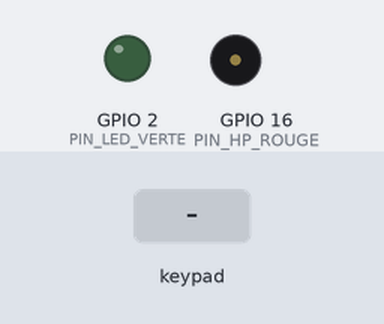
Recording of a sketch running on a simulated ESP8266 (NodeMCU). Shown: output pins drawn as LEDs (lit = HIGH), buzzer (waves = sounding). The test bench sets the inputs (shaded band). WiFi joins after 1.5 s; servers stay silent unless stated; no MQTT or app messages arrive unless stated; not simulated (calls return 0 or success): secrets.h; names the files do not define were given values by the test bench: MQTT_PORT = 1883; what the sketch prints to the serial monitor is not drawn.

Above: at 3.2 s.
3.3 s: key '1' pressed
6.3 s: keypad keys 3 5 4 0 # pressed 0.4 s apart
At 6.8 s:
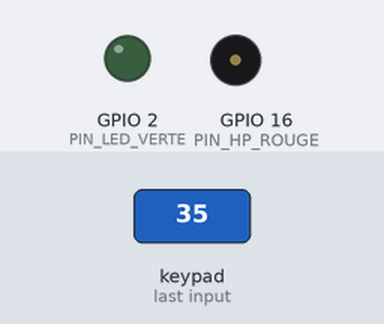
9.8 s: key '2' pressed
12.8 s: key '#' pressed
14.3 s: keypad keys 3 5 4 0 pressed 0.4 s apart
18.9 s: keypad keys 3 5 4 0 D pressed 0.4 s apart
At 19.57 s:
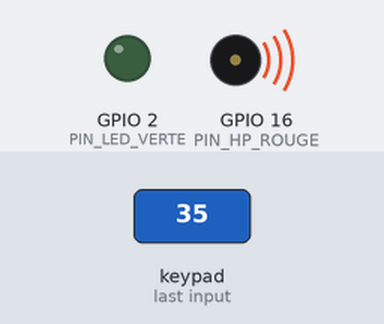
Timing chart, 0 to 23.4 s (numbered marks = the images above; inputs shaded):
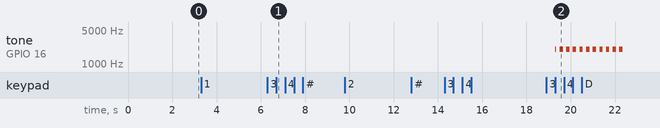

Measured:
- after the input at 3.3 s, every drawn part: stays the same
- after the input at 6.3 s, tone on GPIO 16 (PIN_HP_ROUGE): stops changing and stays silent
- after the input at 9.8 s, every drawn part: stays the same
- after the input at 12.8 s, every drawn part: stays the same
- after the input at 14.3 s, every drawn part: stays the same

The sketch:

passwordETbuzzer.ino
```cpp
#include <ESP8266WiFi.h>
#include <PubSubClient.h>
#include <Keypad.h>
#include "secrets.h"

// --- Topics MQTT autorisés par l'ACL ---
const char* TOPIC_STATUS   = "esp/esp-digicode/status";
const char* TOPIC_ACCES    = "esp/esp-digicode/digicode/acces";
const char* TOPIC_CONSIGNE = "sentinel/consigne/esp-digicode";

String clientIdStr = "esp-digicode-";

WiFiClient espClient;
PubSubClient mqttClient(espClient);

// --- Configuration des sorties ---
#define PIN_LED_VERTE 2  // D4 = GPIO2
#define PIN_HP_ROUGE  16 // D0 = GPIO16

// --- Configuration Clavier 4x4 ---
const byte ROWS = 4;
const byte COLS = 4;

char keys[ROWS][COLS] = {
  {'1', '2', '3', 'A'},
  {'4', '5', '6', 'B'},
  {'7', '8', '9', 'C'},
  {'*', '0', '#', 'D'}
};

byte rowPins[ROWS] = {3, 5, 4, 0};     // RX (GPIO3), D1, D2, D3
byte colPins[COLS] = {14, 12, 13, 15}; // D5, D6, D7, D8

Keypad keypad = Keypad(makeKeymap(keys), rowPins, colPins, ROWS, COLS);

// --- État de la consigne dynamique ---
String consignePersonne = "";
String consigneCode = "";
unsigned long consigneEcheance = 0;
bool consigneActive = false;

// --- Saisie digicode ---
String saisieUtilisateur = "";
unsigned long debutChrono = 0;
const unsigned long DELAI_MAX = 5000;

// --- Sécurité tentatives & blocage ---
byte echecsConsecutifs = 0;
unsigned long finBlocageClavier = 0;
const unsigned long DUREE_BLOCAGE = 30000; // 30 secondes après 3 échecs

// --- Timers et alertes sonores/lumineuses ---
unsigned long timerLedVerte = 0;
unsigned long timerAlerte = 0;
const unsigned long DUREE_ACCES = 3000;
const unsigned long DUREE_ALERTE = 2000;
bool alerteEnCours = false;
const unsigned int FREQUENCE_ALARME = 2000;

// --- Reconnexion MQTT non bloquante ---
unsigned long precedentMillisMQTT = 0;
const unsigned long INTERVALLE_RECONNEXION_MQTT = 5000;

void effacerConsigne() {
  consignePersonne = "";
  consigneCode = "";
  consigneEcheance = 0;
  consigneActive = false;
}

void reinitialiserSaisie() {
  saisieUtilisateur = "";
  debutChrono = 0;
}

void declencherAlerte(unsigned long depart, const String& raison) {
  alerteEnCours = true;
  timerAlerte = depart;
  digitalWrite(PIN_LED_VERTE, LOW);

  echecsConsecutifs++;
  if (echecsConsecutifs >= 3) {
    finBlocageClavier = depart + DUREE_BLOCAGE;
    echecsConsecutifs = 0;
    Serial.println(">>> 3 echecs : clavier bloque pour 30 s <<<");
  }

  if (mqttClient.connected()) {
    String payload = "REFUSE " + raison;
    mqttClient.publish(TOPIC_ACCES, payload.c_str());
  }
  Serial.print(">>> ACCES REFUSE : ");
  Serial.println(raison);
}

void arreterAlerte() {
  alerteEnCours = false;
  noTone(PIN_HP_ROUGE);
  pinMode(PIN_HP_ROUGE, OUTPUT);
  digitalWrite(PIN_HP_ROUGE, LOW);
}

void callbackMQTT(char* topic, byte* payload, unsigned int length) {
  if (String(topic) != TOPIC_CONSIGNE) return;

  String message = "";
  for (unsigned int i = 0; i < length; i++) {
    message += (char)payload[i];
  }

  // Format : "<validité_s>|<personne>|<code>"
  int sep1 = message.indexOf('|');
  if (sep1 == -1) return;

  unsigned long validiteSec = message.substring(0, sep1).toInt();
  if (validiteSec == 0) {
    effacerConsigne();
    Serial.println("[MQTT] Consigne effacee.");
    return;
  }

  int sep2 = message.indexOf('|', sep1 + 1);
  if (sep2 == -1) return;

  consignePersonne = message.substring(sep1 + 1, sep2);
  consigneCode     = message.substring(sep2 + 1);
  consigneEcheance = millis() + (validiteSec * 1000);
  consigneActive   = true;

  Serial.print("[MQTT] Nouvelle consigne recue pour : ");
  Serial.println(consignePersonne);
}

void setupWiFi() {
  delay(100);
  WiFi.disconnect(true);
  delay(200);

  WiFi.mode(WIFI_STA);
  WiFi.setSleepMode(WIFI_NONE_SLEEP);
  WiFi.begin(WIFI_SSID, WIFI_PASSWORD);

  while (WiFi.status() != WL_CONNECTED) {
    delay(500);
    Serial.print(".");
  }

  Serial.println("\nWiFi connecte !");
  clientIdStr += WiFi.macAddress().substring(12, 14) + WiFi.macAddress().substring(15, 17);
}

void reconnectMQTT() {
  if (!mqttClient.connected()) {
    Serial.print("Connexion MQTT sous [");
    Serial.print(clientIdStr);
    Serial.print("]... ");

    // Last Will QoS 1 retenu vers topic status
    if (mqttClient.connect(clientIdStr.c_str(), MQTT_USER, MQTT_PASSWORD,
                           TOPIC_STATUS, 1, true, "offline")) {
      Serial.println("connecte !");
      mqttClient.publish(TOPIC_STATUS, "online", true);
      mqttClient.subscribe(TOPIC_CONSIGNE, 1);
    } else {
      Serial.print("echec, rc=");
      Serial.println(mqttClient.state());
    }
  }
}

void setup() {
  pinMode(PIN_LED_VERTE, OUTPUT);
  digitalWrite(PIN_LED_VERTE, LOW);

  pinMode(PIN_HP_ROUGE, OUTPUT);
  digitalWrite(PIN_HP_ROUGE, LOW);
  noTone(PIN_HP_ROUGE);

  Serial.begin(115200, SERIAL_8N1, SERIAL_TX_ONLY);
  delay(200);

  setupWiFi();
  mqttClient.setServer(MQTT_HOST, MQTT_PORT);
  mqttClient.setCallback(callbackMQTT);
  mqttClient.setKeepAlive(30);
}

void loop() {
  unsigned long actuelMillis = millis();

  // Maintien MQTT non bloquant
  if (!mqttClient.connected()) {
    if (actuelMillis - precedentMillisMQTT >= INTERVALLE_RECONNEXION_MQTT) {
      precedentMillisMQTT = actuelMillis;
      reconnectMQTT();
    }
  } else {
    mqttClient.loop();
  }

  // Expiration automatique de la consigne
  if (consigneActive && (actuelMillis >= consigneEcheance)) {
    effacerConsigne();
    Serial.println("Consigne expiree temporellement.");
  }

  // 1. Lecture Clavier (verrouille si 3 echecs)
  if (actuelMillis < finBlocageClavier) {
    keypad.getKey(); // Vide le tampon pendant la pénalité
  } else {
    char key = keypad.getKey();

    if (key) {
      if (saisieUtilisateur.length() == 0 && key != '#' && key != 'D') {
        debutChrono = actuelMillis;
      }

      if (key == '#') {
        reinitialiserSaisie();
        digitalWrite(PIN_LED_VERTE, LOW);
        arreterAlerte();
      }
      else if (key == 'D') {
        if (saisieUtilisateur.length() > 0) {
          if (!consigneActive) {
            declencherAlerte(actuelMillis, "aucun visage reconnu");
          }
          else if (saisieUtilisateur == consigneCode) {
            arreterAlerte();
            echecsConsecutifs = 0;
            digitalWrite(PIN_LED_VERTE, HIGH);
            timerLedVerte = actuelMillis;

            String payload = "ACCORDE " + consignePersonne;
            if (mqttClient.connected()) {
              mqttClient.publish(TOPIC_ACCES, payload.c_str());
            }
            Serial.print(">>> ACCES ACCORDE A : ");
            Serial.println(consignePersonne);

            effacerConsigne(); // Usage unique
          }
          else {
            declencherAlerte(actuelMillis, "mauvais code pour " + consignePersonne);
          }
        }
        reinitialiserSaisie();
      }
      else {
        saisieUtilisateur += key;
      }
    }
  }

  // 2. Timeout de saisie (5 s)
  if (debutChrono > 0 && (actuelMillis - debutChrono > DELAI_MAX)) {
    declencherAlerte(actuelMillis, "delai depasse");
    reinitialiserSaisie();
  }

  // 3. Gestion sonore de l'alarme
  if (alerteEnCours) {
    if (actuelMillis - timerAlerte < DUREE_ALERTE) {
      bool bipActif = ((actuelMillis / 150) % 2) == 0;
      if (bipActif) {
        tone(PIN_HP_ROUGE, FREQUENCE_ALARME);
      } else {
        noTone(PIN_HP_ROUGE);
      }
    } else {
      arreterAlerte();
    }
  }

  // 4. Extinction de la LED verte
  if (timerLedVerte > 0 && (actuelMillis - timerLedVerte >= DUREE_ACCES)) {
    digitalWrite(PIN_LED_VERTE, LOW);
    timerLedVerte = 0;
  }
}
```
